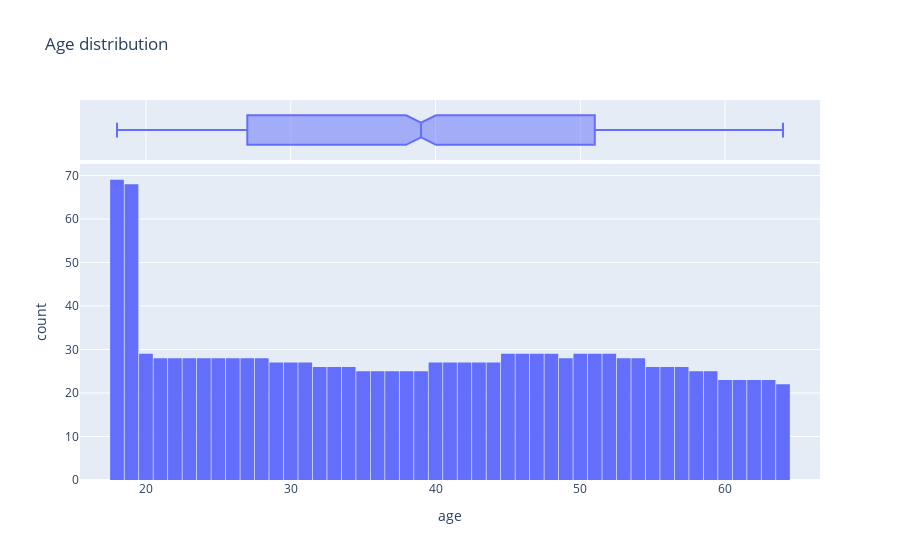

Notebook cell for this chart:
### Code cell
fig = px.histogram(medical,
                   x = "age",
                   marginal= "box",
                   nbins= 47,
                   title = "Age distribution")
fig.update_layout(bargap = 0.05)
fig.show()

### Figure 1 — Plotly figure (JSON) as saved in the notebook; plotly's stock layout.template omitted (floating-point values rounded to 4 significant figures; data arrays with more than 128 entries replaced by an {"elided": "..."} marker saying what was removed)
{"data": [{"bingroup": "x", "hovertemplate": "age=%{x}<br>count=%{y}<extra></extra>", "legendgroup": "", "marker": {"color": "#636efa", "pattern": {"shape": ""}}, "name": "", "nbinsx": 47, "orientation": "v", "showlegend": false, "type": "histogram", "x": {"elided": "1338 int values"}, "xaxis": "x", "yaxis": "y"}, {"hovertemplate": "age=%{x}<extra></extra>", "legendgroup": "", "marker": {"color": "#636efa"}, "name": "", "notched": true, "showlegend": false, "type": "box", "x": {"elided": "1338 int values"}, "xaxis": "x2", "yaxis": "y2"}], "layout": {"bargap": 0.05, "barmode": "relative", "legend": {"tracegroupgap": 0}, "title": {"text": "Age distribution"}, "xaxis": {"anchor": "y", "domain": [0, 1], "title": {"text": "age"}}, "xaxis2": {"anchor": "y2", "domain": [0, 1], "matches": "x", "showgrid": true, "showticklabels": false}, "yaxis": {"anchor": "x", "domain": [0, 0.8316], "title": {"text": "count"}}, "yaxis2": {"anchor": "x2", "domain": [0.8416, 1], "matches": "y2", "showgrid": false, "showline": false, "showticklabels": false, "ticks": ""}}}
